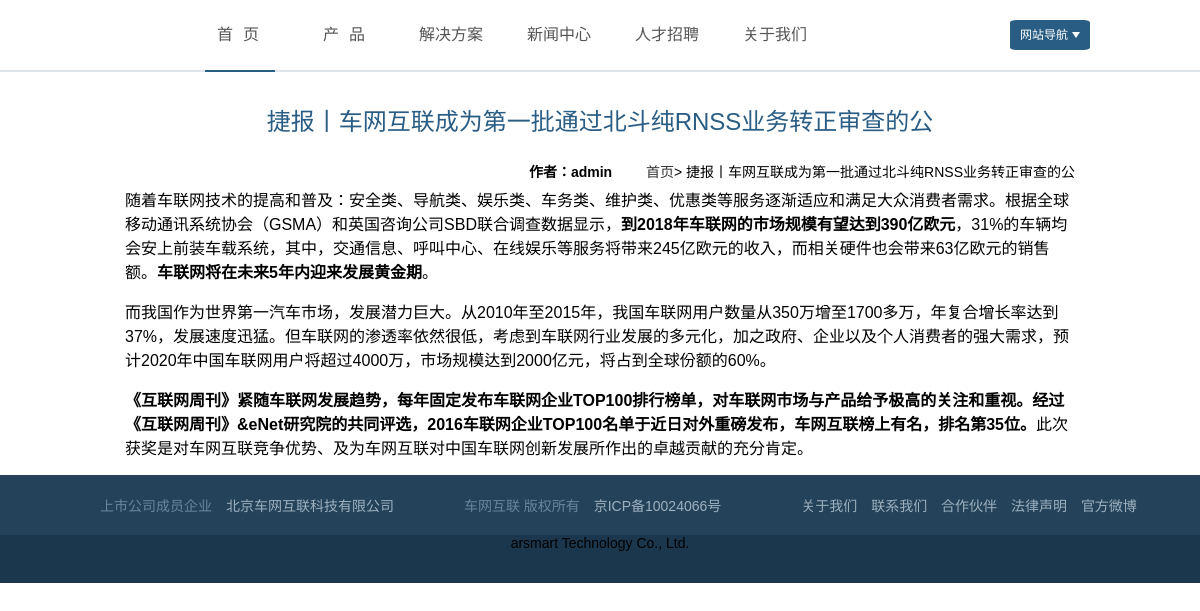
/index/show.php?id=17, run on the app's committed database.
### tables this page shows
CREATE TABLE IF NOT EXISTS `category` (
  `cid` int(11) NOT NULL AUTO_INCREMENT,
  `cname` varchar(255) NOT NULL,
  `pid` int(11) NOT NULL,
  PRIMARY KEY (`cid`)
);

CREATE TABLE IF NOT EXISTS `shows` (
  `sid` int(11) NOT NULL AUTO_INCREMENT,
  `stitle` varchar(255) NOT NULL,
  `scon` varchar(3000) NOT NULL,
  `simgurl` varchar(255) NOT NULL,
  `cid` int(11) NOT NULL,
  `stime` timestamp NOT NULL DEFAULT CURRENT_TIMESTAMP,
  `username` varchar(255) NOT NULL,
  `posid` int(11) NOT NULL,
  PRIMARY KEY (`sid`)
);

### index/show.php (the view, shortened to what this page needs)
<?php
include "header.php";
?>
<link rel="stylesheet" href="../css/show.css">
<div class="zyx_center">
   <?php
	   $cid=$_GET["id"];
       $res1=$db->query("select * from shows where sid=".$cid);
       $row1=$res1->fetch_assoc();
   ?>
   <h3><?php echo $row1["stitle"]?></h3>
   <div class="zyx_show">
			 	<b>作者：<?php echo $row1["username"]?></b>
			 	<a href="index.php">首页</a><span>&gt;</span><?php echo $row1["stitle"]?>
			 </div>
   <?php
   		echo $row1["scon"];
   	?>
</div>
<?php
include "footer.php";
?>

### index/header.php (shortened to what this page needs)
<?php
	include "../public/db.php";
?>
<!DOCTYPE HTML PUBLIC "-//W3C//DTD HTML 4.01//EN" "http://www.w3.org/TR/html4/strict.dtd">
<html lang="en">
<head>
	<link rel="stylesheet" href="../css/public.css">
	<link rel="stylesheet" href="../css/header.css">
</head>
<body>
	<div class="zyx_topnavbox">
   <div class="zyx_topnav">
       <div class="zyx_logo"><img src="../images/logo.png" alt=""></div>
       <ul class="zyx_centernav">
          <li>
            <a href="index.php" class="zyx_letter">首页</a>
            <div class="zyx_hengxian"></div>
          </li>
          <li class="zyx_xialakuang">
            <a href="" class="zyx_letter">产品</a>
          </li>
         <?php
            $i=0;
            $result=$db->query("select * from category where pid=0");
            while($row=$result->fetch_assoc()){
               $i++;
          ?>
          <?php
            if($i==3){
          ?>
             <li><a href="http://hr.carsmart.cn/" class="zyx_rczp"><?php echo $row["cname"];?></a></li>
          <?php
          }else{
          ?>
          <li class="zyx_xialakuang">
            <span class="padd"><?php echo $row["cname"]?></span>
          </li>
         <?php
           }
           }
         ?>
       </ul>
       <div class="zyx_rightnav">网站导航<s class="sanjiao"></s></div>
   </div>
</div>

### css/public.css (style rules this page uses)
﻿body,p,h1,h2,h3,h4,h5,h6,ul,ol,li,input,dl,dt,dd,s { margin: 0; padding: 0; list-style:none; font-family: Arial,"微软雅黑","黑体","宋体"; font-size: 14px; font-style: normal; }
a { color: #333; text-decoration: none; }

### css/header.css (style rules this page uses)
.zyx_topnavbox { width: 100%; height: 70px; border-bottom: 2px solid #dde5eb; }
.zyx_topnav { width: 1140px; height: 70px; margin:0 auto; position: relative; }
.zyx_centernav { width: auto; height: 70px; position: absolute; left:177px; top:0; }
.zyx_centernav li { width: auto; height: 70px; line-height: 70px; font-size: 16px; float:left; margin-right: 44px; font-family: "微软雅黑"; position: relative; }
.zyx_centernav li>a { width: 100%; height: 100%; display: block; color:#555555; }
.zyx_centernav li>span { width: 100%; height: 100%; cursor: pointer; color:#555555; display: block; }
.zyx_centernav li .zyx_letter { padding-left: 10px; letter-spacing: 10px; }
.zyx_centernav li .zyx_hengxian { width: 70px; border-bottom: 2px solid #2A5D84; position: absolute; top:70px; left:-2px; }
.zyx_rightnav { width: 70px; height: 30px; background: #2A5D84; position: absolute; right:80px; top:20px; border-radius: 8%; padding-left: 10px; color: #fff; font-size: 12px; line-height: 30px; cursor: pointer; }
.zyx_rightnav s { display: block; width: 0; height: 0; border-top: 6px solid #fff; border-right: 4px solid transparent; border-left: 4px solid transparent; border-bottom: 4px solid transparent; position: absolute; right:10px; top:12px; cursor: pointer; }

### css/show.css (style rules this page uses)
.zyx_show { width: auto; height: 30px; text-align: right; line-height: 30px; margin-top:20px; }
.zyx_show b { margin-right:30px; }

### index/show.php (style rules this page uses)
.zyx_center { width:950px; height: auto; overflow: hidden; margin:0 auto; text-align:center; position: relative; }
.zyx_center h3 { font-weight: normal; font-size:24px; color:#2A5D84; text-align: center; padding-top:30px; }
.zyx_show { width: auto; height: 30px; text-align: right; line-height: 30px; margin-top:20px; }
.zyx_show b { margin-right:30px; }

### data on the page
category: cname "解决方案"
category: cname "新闻中心"
category: cname "人才招聘"
category: cname "关于我们"
shows: stitle "捷报丨车网互联成为第一批通过北斗纯RNSS业务转正审查的公", username "admin", scon "随着车联网技术的提高和普及：安全类、导航类、娱乐类、车务类、维护类、优惠类等服务逐渐适应和满足大众消费者需求。根据全球移动通讯系统协会（GSMA）和英国咨询公司SBD联合调查数据显示， 到2018年车联网的市场规模有望达到390亿欧元 ，31%的车辆均会安上前装车载系统，其中，交通信息、呼叫中心、在线娱乐等服务将带来245亿欧元的收入，而相关硬件也会带来63亿欧元的销售额。 车联网将在未来5年内迎来发展黄金期 。 而我国作为世界第一汽车市场，发展潜力巨大。从2010年至2015年，我国车联网用户数量从350万增至1700多万，年复合增长率达到37%，发展速度迅猛。但车联网的渗透率依然很低，考虑到车联网行业发展的多元化，加之政府、企业以及个人消费者的强大需求，预计2020年中国车联网用户将超过4000万，市场规模达到2000亿元，将占到全球份额的60%。 《互联网周刊》紧随车联网发展趋势，每年固定发布车联网企业TOP100排行榜单，对车联网市场与产品给予极高的关注和重视。经过《互联网周刊》&eNet研究院的共同评选，2016车联网企业TOP100名单于近日对外重磅发布，车网互联榜上有名，排名第35位。 此次获奖是对车网互联竞争优势、及为车网互联对中国车联网创新发展所作出的卓越贡献的充分肯定。"
